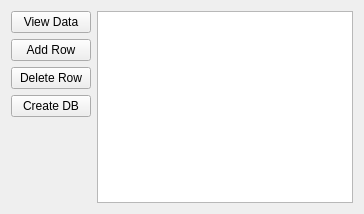
      <widget class="QWidget" name="tab_SQL">
       <attribute name="title">
        <string>SQL</string>
       </attribute>
       <layout class="QHBoxLayout" name="horizontalLayout_3">
        <item>
         <layout class="QVBoxLayout" name="verticalLayout_11">
          <item>
           <widget class="QPushButton" name="button_SQL_view_data">
            <property name="text">
             <string>View Data</string>
            </property>
           </widget>
          </item>
          <item>
           <widget class="QPushButton" name="button_SQL_add">
            <property name="text">
             <string>Add Row</string>
            </property>
           </widget>
          </item>
          <item>
           <widget class="QPushButton" name="button_SQL_delete">
            <property name="text">
             <string>Delete Row</string>
            </property>
           </widget>
          </item>
          <item>
           <widget class="QPushButton" name="button_SQL_create_db">
            <property name="text">
             <string>Create DB</string>
            </property>
           </widget>
          </item>
          <item>
           <spacer name="verticalSpacer">
            <property name="orientation">
             <enum>Qt::Vertical</enum>
            </property>
            <property name="sizeHint" stdset="0">
             <size>
              <width>20</width>
              <height>40</height>
             </size>
            </property>
           </spacer>
          </item>
         </layout>
        </item>
        <item>
         <widget class="QTableView" name="tableView"/>
        </item>
       </layout>
      </widget>
